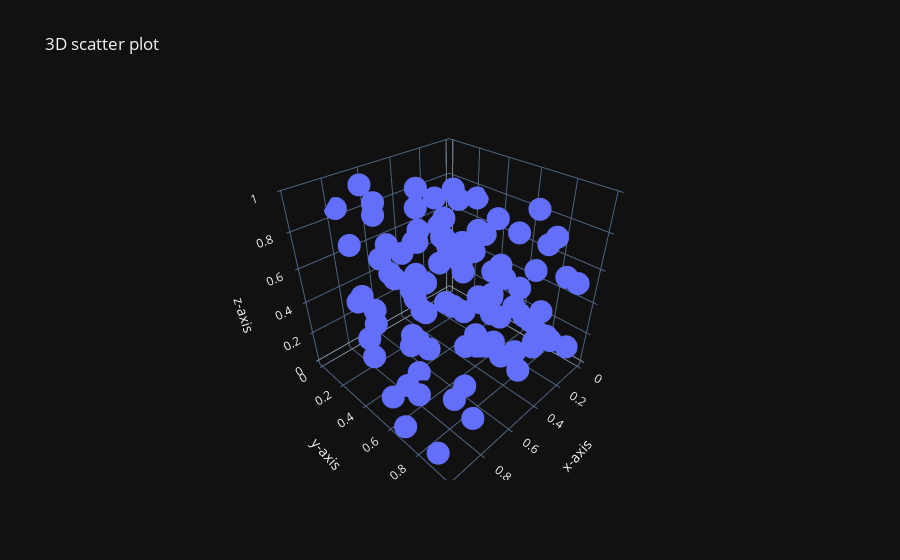

Write notebook code for a chart like this one.
### Code cell
a = np.random.rand(100)
b = np.random.rand(100)
c = np.random.uniform(0, 1, 100)
px.scatter_3d(
    x=a,
    y=b,
    z=c,
    title='3D scatter plot',
    labels={'x': 'x-axis', 'y': 'y-axis', 'z': 'z-axis'},
    template='plotly_dark'
)
